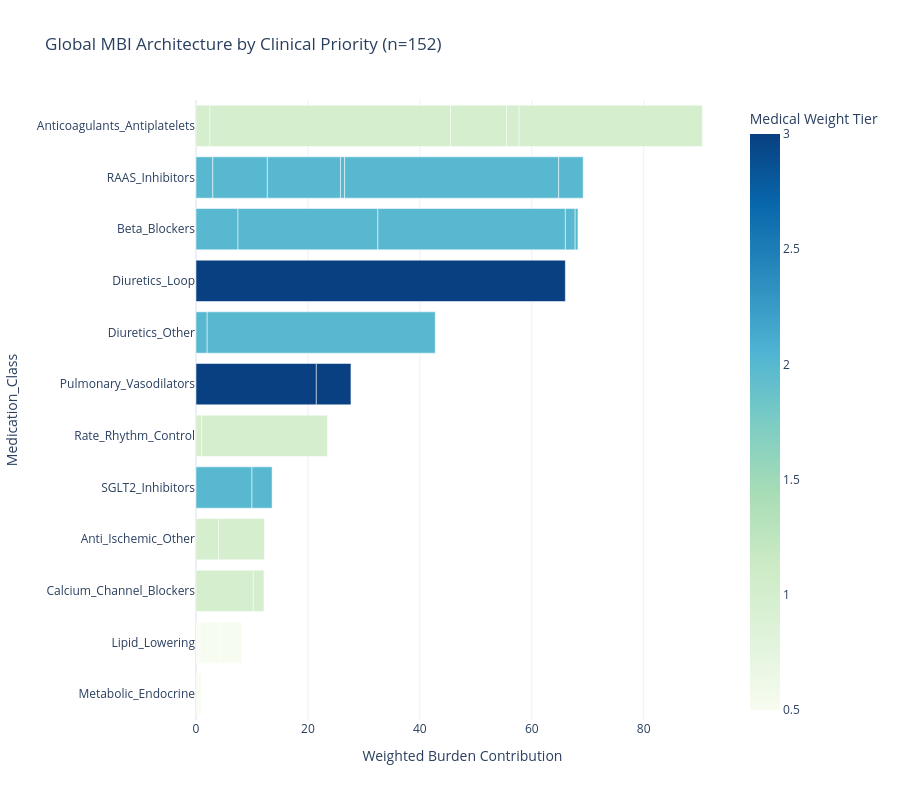

Here is the notebook cell this chart was saved with:
### Markdown cell above
<div style="padding: 15px; border: 1px solid #003152; border-radius: 5px; background-color: #eff9ff; color: #003152;">
    <strong style="font-size: 1.2em;">Model Validation: Quantifying the MBI as a Triage Filter</strong> 
    <p>The combination of the ROC Curve and the Confusion Matrix reveals how the Medication Burden Index (MBI) serves as a "High-Specificity" filter for clinical triage.</p>
    <p><strong>Predictive Power (ROC Analysis):</strong> The ROC curve shows an <strong>AUC of 0.73.</strong> In a field setting with messy, free-text data, an AUC above 0.70 is a significant clinical victory. It proves that a patient's medication list alone carries a strong enough signal to distinguish anatomical complexity from health, far better than a random guess.</p>
    <p><strong>High Precision (Reliability Factor):</strong> The confusion matrix yields a Precision of 0.80, meaning that when the MBI flags a patient as "High Risk" (> 4.0), the model is correct <strong>80% of the time.</strong> In a high-volume clinical setting, this high Positive Predictive Value (PPV) ensures that an "MBI High" alert serves as a reliable trigger, almost certainly warranting a thorough review and confirmatory transesophageal ecocardiographic evaluation.</p>
    <p><strong>Low Recall (The Care Gap):</strong> The model shows a lower Recall of 0.286 (identifying 28 out of 98 complex cases). While this might look like a technical weakness, it actually reveals a profound clinical insight:
        <ul>
            <li><strong>The "Untreated" Population:</strong> These 70 patients (False Negatives) have complex anatomical disease but a Low MBI. This suggests they are "under-managed"—sick patients who are not yet on the aggressive medication regimens their condition requires.</li>
            <li><strong>The Opportunity:</strong> The MBI doesn't just find sick patients; it identifies the <strong>Care Gap</strong>. These are the patients who have the disease but haven't been optimized medically.</li>
        </ul>
    </p>
</div>

### Code cell
mbi_decomposed = viz.predictor_decomposition()

### Figure 1 — Plotly figure (JSON) as saved in the notebook; plotly's stock layout.template omitted (floating-point values rounded to 4 significant figures)
{"data": [{"customdata": [["Furosemide", 100, 3], ["Sildenafil", 77.65, 3], ["Tadalafil", 22.35, 3], ["Atenolol", 10.99, 2], ["Bisoprolol", 36.63, 2], ["Carvedilol", 49.08, 2], ["Metoprolol", 2.564, 2], ["Propranolol", 0.7326, 2], ["Hydrochlorothiazide", 4.678, 2], ["Spironolactone", 95.32, 2], ["Captopril", 4.336, 2], ["Enalapril", 14.09, 2], ["Irbesartan", 18.88, 2], ["Lisinopril", 1.084, 2], ["Losartan", 55.29, 2], ["Valsartan", 6.324, 2], ["Dapaglifozin", 73.53, 2], ["Empaglifozin", 26.47, 2], ["Ranolazine", 32.76, 1], ["Trimetazidine", 67.24, 1], ["Apixaban", 2.763, 1], ["Aspirin", 47.5, 1], ["Clopidogrel", 11.05, 1], ["Rivaroxaban", 2.487, 1], ["Warfarin", 36.2, 1], ["Amlodipine", 84.44, 1], ["Nifedipine", 15.56, 1], ["Amiodarone", 4.255, 1], ["Digoxin", 95.74, 1], ["Ciprofibrate", 6.154, 0.5], ["Gemfibrozil", 3.077, 0.5], ["Rosuvastatin", 44.62, 0.5], ["Simvastatin", 46.15, 0.5], ["Levothyroxine", 54.04, 0.5], ["Metformin", 45.96, 0.5]], "hovertemplate": "Weighted Burden Contribution=%{x:.2f}<br>Specific_Drug=%{customdata[0]}<br>Percentage_of_Class=%{customdata[1]:.1f}<br>Medical Weight Tier=%{marker.color}<extra></extra>", "legendgroup": "", "marker": {"color": [3.0, 3.0, 3.0, 2.0, 2.0, 2.0, 2.0, 2.0, 2.0, 2.0, 2.0, 2.0, 2.0, 2.0, 2.0, 2.0, 2.0, 2.0, 1.0, 1.0, 1.0, 1.0, 1.0, 1.0, 1.0, 1.0, 1.0, 1.0, 1.0, 0.5, 0.5, 0.5, 0.5, 0.5, 0.5], "coloraxis": "coloraxis", "pattern": {"shape": ""}}, "name": "", "orientation": "h", "showlegend": false, "textposition": "auto", "type": "bar", "x": [66.0, 21.5, 6.188, 7.5, 25.0, 33.5, 1.75, 0.5, 2.0, 40.75, 3.0, 9.75, 13.06, 0.75, 38.25, 4.375, 10.0, 3.6, 4.002, 8.214, 2.5, 42.98, 10.0, 2.25, 32.75, 10.25, 1.889, 1.0, 22.5, 0.5, 0.25, 3.625, 3.75, 0.5, 0.4252], "xaxis": "x", "y": ["Diuretics_Loop", "Pulmonary_Vasodilators", "Pulmonary_Vasodilators", "Beta_Blockers", "Beta_Blockers", "Beta_Blockers", "Beta_Blockers", "Beta_Blockers", "Diuretics_Other", "Diuretics_Other", "RAAS_Inhibitors", "RAAS_Inhibitors", "RAAS_Inhibitors", "RAAS_Inhibitors", "RAAS_Inhibitors", "RAAS_Inhibitors", "SGLT2_Inhibitors", "SGLT2_Inhibitors", "Anti_Ischemic_Other", "Anti_Ischemic_Other", "Anticoagulants_Antiplatelets", "Anticoagulants_Antiplatelets", "Anticoagulants_Antiplatelets", "Anticoagulants_Antiplatelets", "Anticoagulants_Antiplatelets", "Calcium_Channel_Blockers", "Calcium_Channel_Blockers", "Rate_Rhythm_Control", "Rate_Rhythm_Control", "Lipid_Lowering", "Lipid_Lowering", "Lipid_Lowering", "Lipid_Lowering", "Metabolic_Endocrine", "Metabolic_Endocrine"], "yaxis": "y"}], "layout": {"barmode": "stack", "coloraxis": {"colorbar": {"title": {"text": "Medical Weight Tier"}}, "colorscale": [[0, "rgb(247,252,240)"], [0.125, "rgb(224,243,219)"], [0.25, "rgb(204,235,197)"], [0.375, "rgb(168,221,181)"], [0.5, "rgb(123,204,196)"], [0.625, "rgb(78,179,211)"], [0.75, "rgb(43,140,190)"], [0.875, "rgb(8,104,172)"], [1, "rgb(8,64,129)"]]}, "height": 800, "legend": {"tracegroupgap": 0}, "title": {"text": "Global MBI Architecture by Clinical Priority (n=152)"}, "xaxis": {"anchor": "y", "domain": [0, 1], "title": {"text": "Weighted Burden Contribution"}}, "yaxis": {"anchor": "x", "categoryorder": "total ascending", "domain": [0, 1], "title": {"text": "Medication_Class"}}}}
